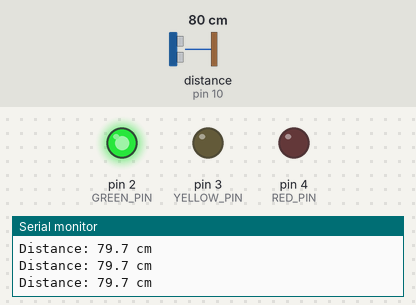
A sketch run on a simulated Arduino Uno, built with avr-gcc and run on an emulated ATmega328P. Parts: output pins drawn as LEDs (lit = HIGH), the last lines printed to the serial monitor. Wiring (inferred from the names in the program): ultrasonic range finder: trigger pin 9; echo pin 10. The inputs (shaded band) are chosen by the test bench; at power-on: distance to the obstacle (sensor on pin 10) 80 cm. The echo pulse lasts 58.3 µs per cm; pins used as bus, display or sensor lines are not drawn.

Above: at 1.2 s.
1.3 s: distance to the obstacle (sensor on pin 10) set to 23 cm
2.8 s: distance to the obstacle (sensor on pin 10) set to 19 cm
At 4.0 s:
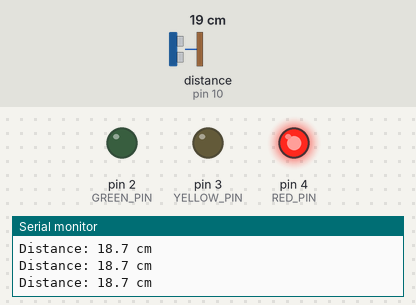
4.3 s: distance to the obstacle (sensor on pin 10) set to 4 cm
5.8 s: distance to the obstacle (sensor on pin 10) set to 2 cm
At 7.0 s:
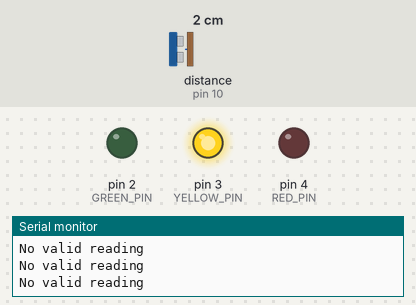
7.3 s: distance to the obstacle (sensor on pin 10) set to 9 cm
At 8.5 s:
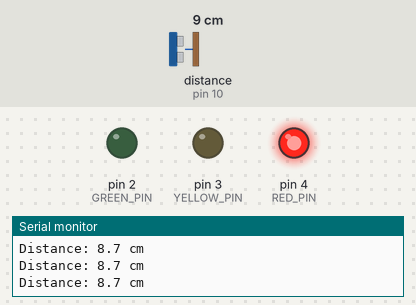
8.8 s: distance to the obstacle (sensor on pin 10) set to 35 cm
At 9.4 s:
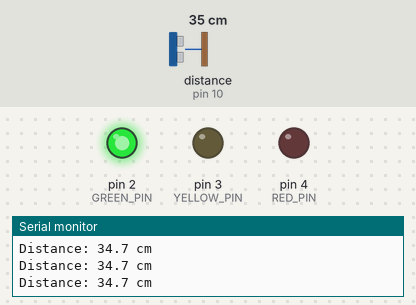
Timing chart, 0 to 11.3 s (numbered marks = the images above; inputs shaded):
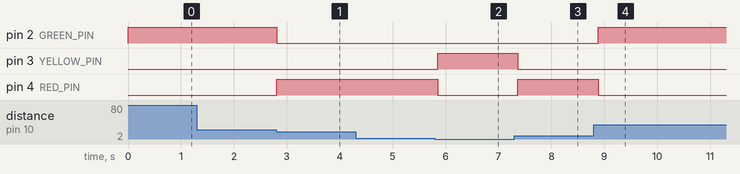

The sketch:

traffic_light_ultrasonic.ino
```cpp
// HC-SR04 + 红黄绿交通灯模块
// 适用于 Arduino Uno R3 / 5V 兼容板

const byte TRIG_PIN = 9;
const byte ECHO_PIN = 10;

const byte GREEN_PIN  = 2;
const byte YELLOW_PIN = 3;
const byte RED_PIN    = 4;

// 在这里修改远近分界，单位：厘米
const float THRESHOLD_CM = 20.0;

// 每次只亮一个灯
void showLight(byte lightPin) {
  digitalWrite(RED_PIN, LOW);
  digitalWrite(YELLOW_PIN, LOW);
  digitalWrite(GREEN_PIN, LOW);

  digitalWrite(lightPin, HIGH);
}

// 返回距离（厘米）
// 返回 -1 表示没有收到回声或超出有效测距范围
float readDistanceCm() {
  digitalWrite(TRIG_PIN, LOW);
  delayMicroseconds(2);

  digitalWrite(TRIG_PIN, HIGH);
  delayMicroseconds(10);
  digitalWrite(TRIG_PIN, LOW);

  // 等待 Echo 高电平脉冲，最多等待 30 毫秒
  unsigned long duration =
      pulseIn(ECHO_PIN, HIGH, 30000UL);

  if (duration == 0) {
    return -1;
  }

  // 回声时间包含往返，因此除以 2
  float distance = duration * 0.0343 / 2.0;

  if (distance < 2.0 || distance > 400.0) {
    return -1;
  }

  return distance;
}

void setup() {
  pinMode(TRIG_PIN, OUTPUT);
  pinMode(ECHO_PIN, INPUT);

  pinMode(RED_PIN, OUTPUT);
  pinMode(YELLOW_PIN, OUTPUT);
  pinMode(GREEN_PIN, OUTPUT);

  digitalWrite(TRIG_PIN, LOW);

  Serial.begin(9600);

  // 开机先显示黄灯，等待第一次测距
  showLight(YELLOW_PIN);
}

void loop() {
  float distance = readDistanceCm();

  if (distance < 0) {
    showLight(YELLOW_PIN);
    Serial.println("No valid reading");
  }
  else {
    Serial.print("Distance: ");
    Serial.print(distance, 1);
    Serial.println(" cm");

    if (distance <= THRESHOLD_CM) {
      showLight(RED_PIN);
    }
    else {
      showLight(GREEN_PIN);
    }
  }

  delay(100);
}
```

Measured:
- the behaviour switches between 21 and 20 cm on distance to the obstacle (sensor on pin 10) (found by bisection; images 0 and 1)
- the behaviour switches between 3 and 2 cm on distance to the obstacle (sensor on pin 10) (found by bisection; images 1 and 2)
- after the input at 2.8 s, pin 2 (GREEN_PIN): HIGH → LOW at once; pin 4 (RED_PIN): LOW → HIGH at once
- after the input at 5.8 s, pin 3 (YELLOW_PIN): LOW → HIGH after 0.05 s; pin 4 (RED_PIN): HIGH → LOW after 0.05 s
- after the input at 7.3 s, pin 3 (YELLOW_PIN): HIGH → LOW after 0.07 s; pin 4 (RED_PIN): LOW → HIGH after 0.07 s
- after the input at 8.8 s, pin 2 (GREEN_PIN): LOW → HIGH after 0.09 s; pin 4 (RED_PIN): HIGH → LOW after 0.09 s
